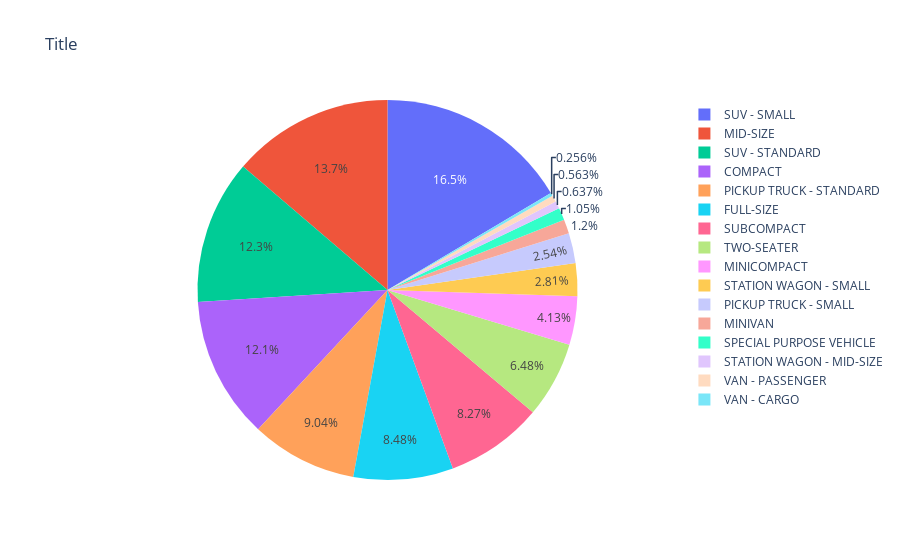

The cell this chart's notebook holds for it:
### Code cell
filtered_variables.columns
fig = px.pie(filtered_variables, values='co2', names='vehicle_class', title='Title')
fig.show()

### Figure 1 — Plotly figure (JSON) as saved in the notebook; plotly's stock layout.template omitted (floating-point values rounded to 4 significant figures; data arrays with more than 128 entries replaced by an {"elided": "..."} marker saying what was removed)
{"data": [{"domain": {"x": [0, 1], "y": [0, 1]}, "hovertemplate": "vehicle_class=%{label}<br>co2=%{value}<extra></extra>", "labels": {"elided": "7047 str values"}, "legendgroup": "", "name": "", "showlegend": true, "type": "pie", "values": {"elided": "7047 int values"}}], "layout": {"legend": {"tracegroupgap": 0}, "title": {"text": "Title"}}}
